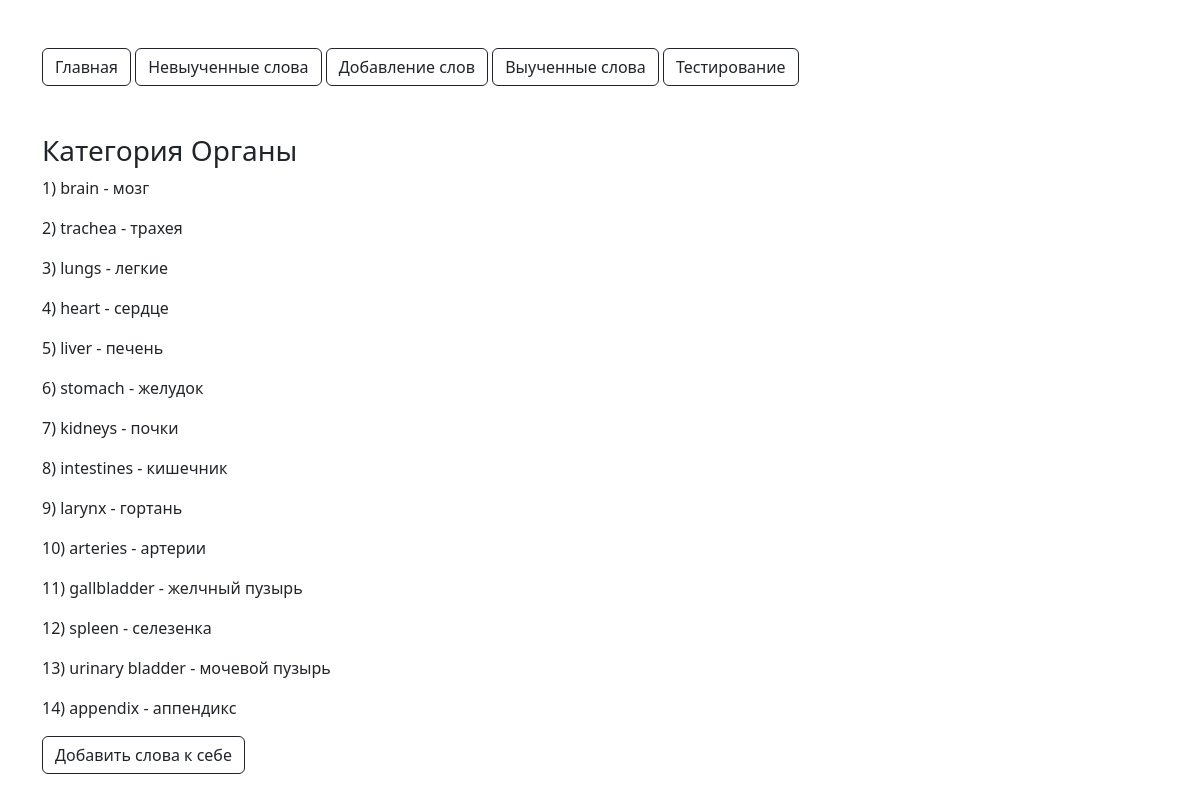
The page /pages/category.php?category=Органы on the database its author committed.
### tables this page shows
CREATE TABLE `categories_words` (
  `id` int NOT NULL,
  `category` varchar(40) NOT NULL,
  `word` text NOT NULL,
  `translate` text NOT NULL
);

### pages/category.php (the view, shortened to what this page needs)
<!doctype html>
<html lang="en">
<head>
</head>
<body>
    <?php
        require_once "../components/header.php";
    $category = $_GET['category'];
    $words = mysqli_fetch_all(mysqli_query($connect, "SELECT * FROM `categories_words` WHERE `category` = '$category'")); ?>
    <h3><?="Категория " . $category?></h3>
    <?php
       for ($i = 0; $i < count($words); $i++) { ?>
           <p><?= $i + 1 . ") " . $words[$i][2] . " -  " . $words[$i][3]?></p>
       <?php
       }
    ?>
    <form id="add-category-form">
        <button type="submit" class="btn btn-outline-dark mt-2, mb-2">Добавить слова к себе</button>
    </form>
</body>
</html>

### rows shown on the page
categories_words: word "brain", translate "мозг"
categories_words: word "trachea", translate "трахея"
categories_words: word "lungs", translate "легкие"
categories_words: word "heart", translate "сердце"
categories_words: word "liver", translate "печень"
categories_words: word "stomach", translate "желудок"
categories_words: word "kidneys", translate "почки"
categories_words: word "intestines", translate "кишечник"
categories_words: word "larynx", translate "гортань"
categories_words: word "arteries", translate "артерии"
categories_words: word "gallbladder", translate "желчный пузырь"
categories_words: word "spleen", translate "селезенка"
categories_words: word "urinary bladder", translate "мочевой пузырь"
categories_words: word "appendix", translate "аппендикс"

### other values the page prints
$category "Органы"
